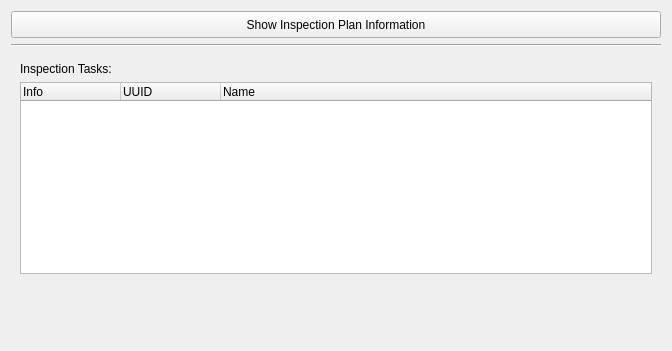
<?xml version="1.0" encoding="UTF-8"?>
<ui version="4.0">
 <class>InspectionPlanWidget</class>
 <widget class="QWidget" name="InspectionPlanWidget">
  <property name="geometry">
   <rect>
    <x>0</x>
    <y>0</y>
    <width>672</width>
    <height>351</height>
   </rect>
  </property>
  <property name="windowTitle">
   <string>Form</string>
  </property>
  <layout class="QVBoxLayout" name="verticalLayout_2">
   <item>
    <widget class="QPushButton" name="inspPlanInfoB">
     <property name="minimumSize">
      <size>
       <width>0</width>
       <height>27</height>
      </size>
     </property>
     <property name="text">
      <string>Show Inspection Plan Information</string>
     </property>
    </widget>
   </item>
   <item>
    <widget class="Line" name="line">
     <property name="orientation">
      <enum>Qt::Horizontal</enum>
     </property>
    </widget>
   </item>
   <item>
    <widget class="QWidget" name="InspectionTasksWidget" native="true">
     <layout class="QVBoxLayout" name="verticalLayout">
      <item>
       <widget class="QLabel" name="label">
        <property name="text">
         <string>Inspection Tasks:</string>
        </property>
       </widget>
      </item>
      <item>
       <widget class="QTreeWidget" name="treeWidget">
        <property name="indentation">
         <number>0</number>
        </property>
        <property name="columnCount">
         <number>3</number>
        </property>
        <attribute name="headerMinimumSectionSize">
         <number>30</number>
        </attribute>
        <column>
         <property name="text">
          <string notr="true">Info</string>
         </property>
        </column>
        <column>
         <property name="text">
          <string notr="true">UUID</string>
         </property>
        </column>
        <column>
         <property name="text">
          <string notr="true">Name</string>
         </property>
        </column>
       </widget>
      </item>
     </layout>
    </widget>
   </item>
   <item>
    <spacer name="verticalSpacer">
     <property name="orientation">
      <enum>Qt::Vertical</enum>
     </property>
     <property name="sizeHint" stdset="0">
      <size>
       <width>20</width>
       <height>40</height>
      </size>
     </property>
    </spacer>
   </item>
  </layout>
 </widget>
 <resources>
  <include location="../../../images.qrc"/>
 </resources>
 <connections/>
</ui>
